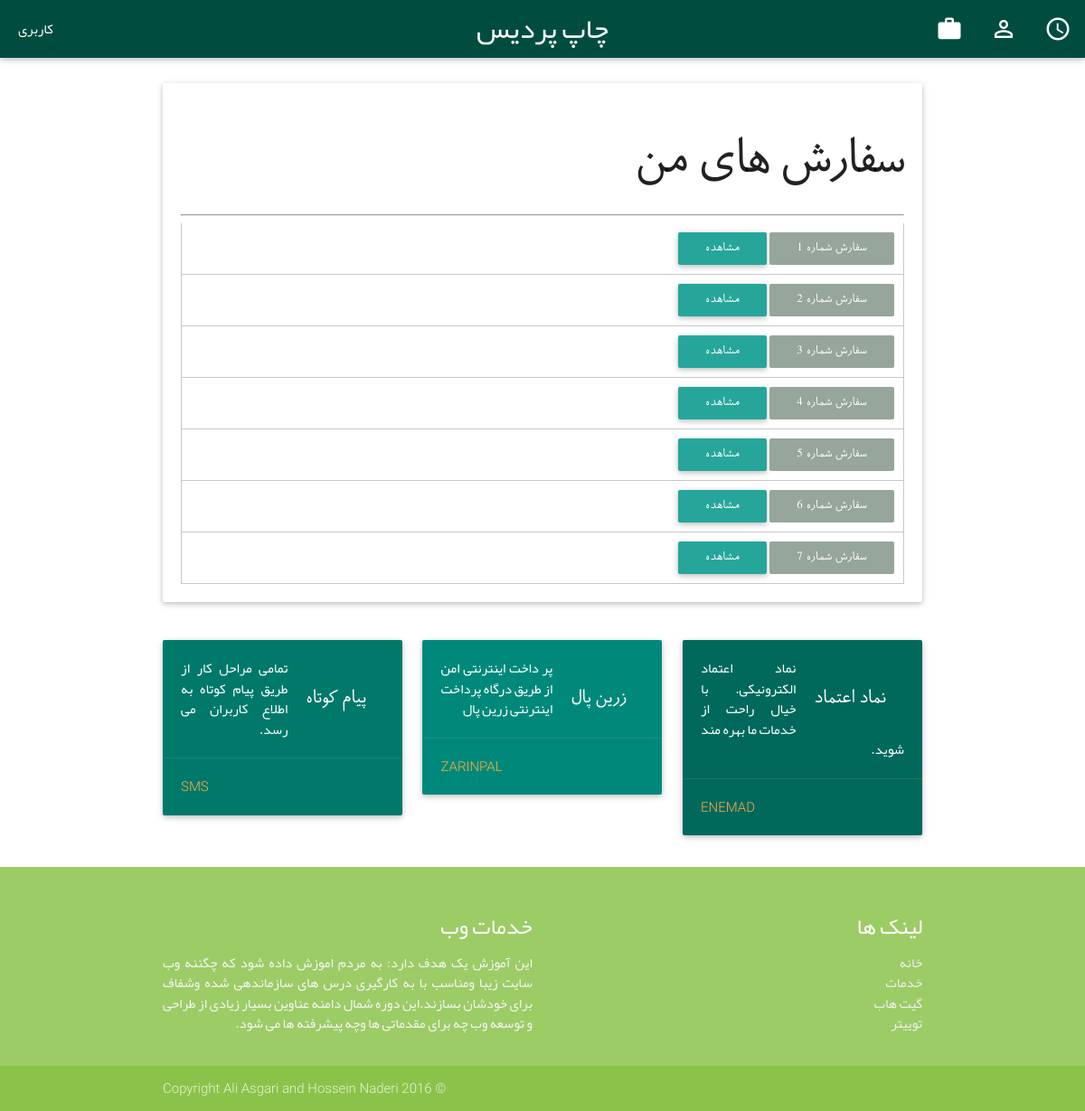
The app's page /main/orders (signed in), older data.
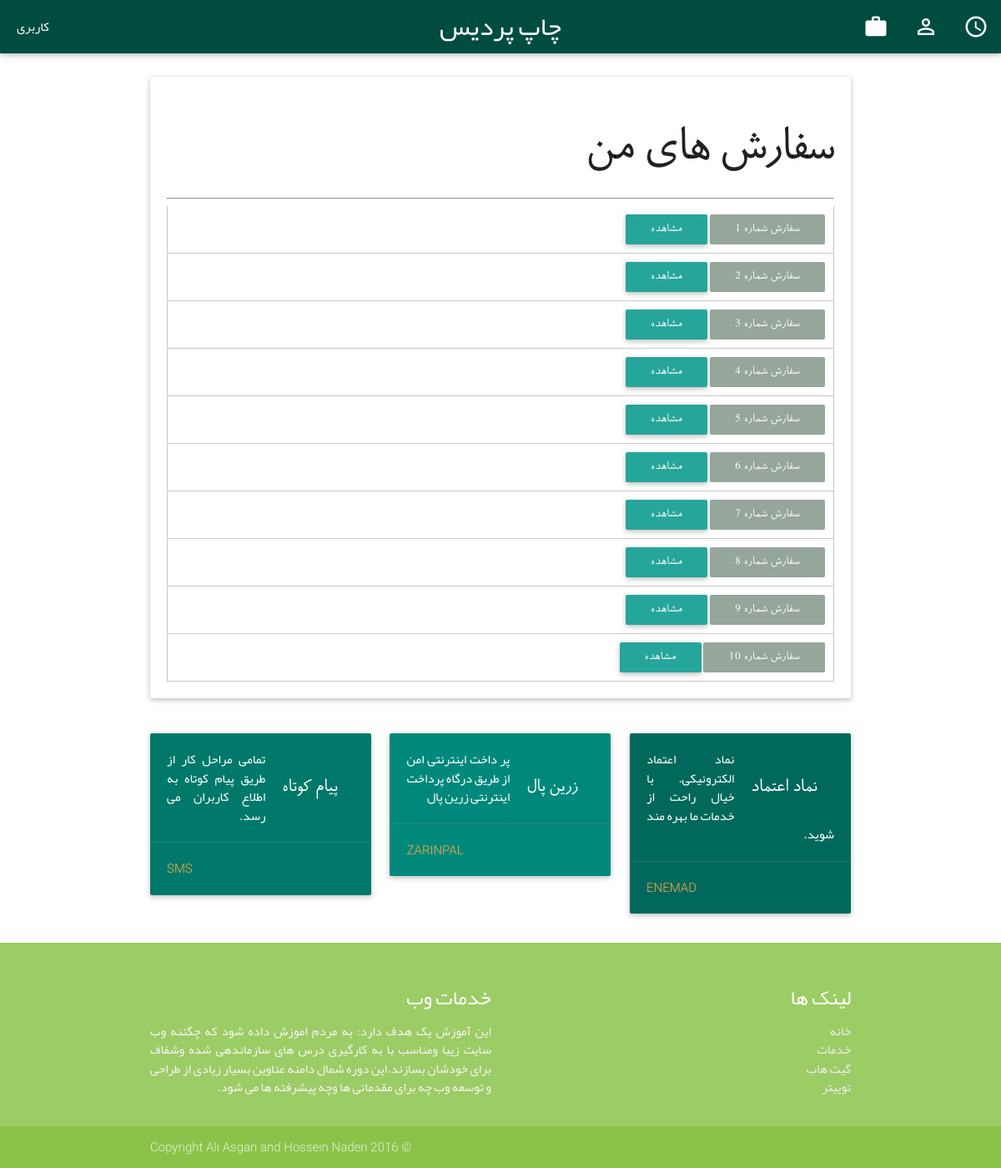
The same page, newer data.
### main/models.py (models this page shows, shortened)
class Order(models.Model):
    user = models.ForeignKey('auth.User')
    created = models.DateTimeField(auto_now_add=True)

### main/controllers/orders.py (the view)
@login_required
def index(request):
    data = Order.objects.filter(user=request.user)
    return render(request, 'main/orders/index.html', {'orders': data})

### main/templates/main/orders/index.html
{% extends 'main/base.html' %}
{% load staticfiles%}
{% block content %}
<h1>سفارش های من</h1>
    <hr>
    {% for order in orders %}
        <div class="order">
            <strong class="label">سفارش شماره {{ order.id }}</strong>
            <a href="{% url 'orders_edit' id=order.id %}" class="btn btn-edit">مشاهده</a>
        </div>
    {% endfor %}
{% endblock %}

Row changes from the older to the newer data that the page shows:
added Order: id "8"
added Order: id "9"
added Order: id "10"
